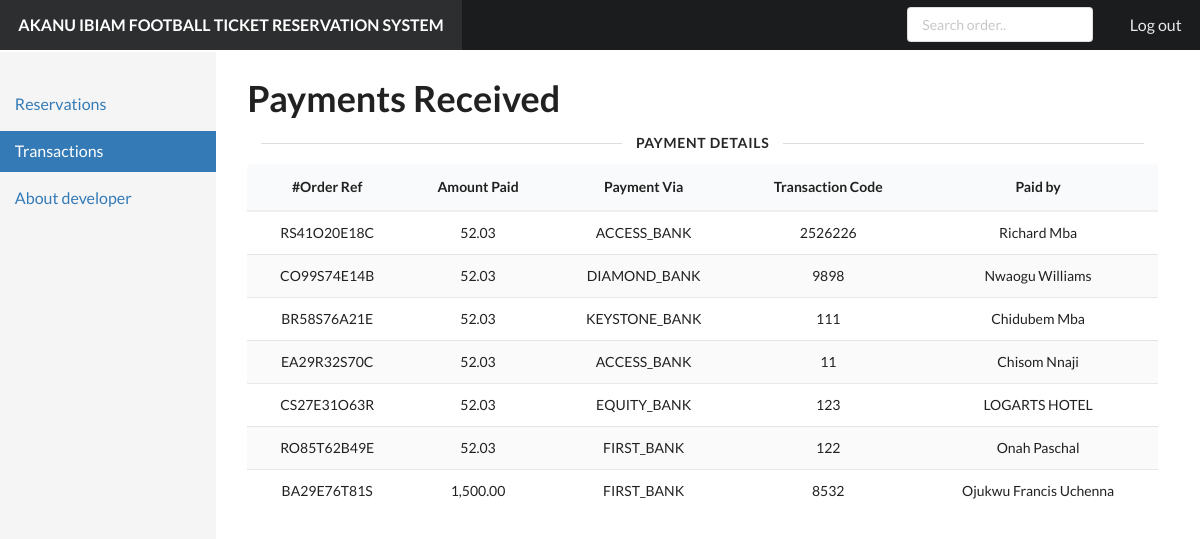
Screenshot of /loginpage/admin/transactions.php (signed in) with the database file from the repository.
### tables this page shows
CREATE TABLE `booking_details` (
  `order_ref` varchar(255) NOT NULL,
  `fullname` varchar(120) NOT NULL,
  `contact` varchar(40) DEFAULT NULL,
  `gender` varchar(40) DEFAULT NULL,
  `class_reserved` varchar(255) NOT NULL,
  `destination` varchar(180) NOT NULL,
  `seats_reserved` varchar(50) NOT NULL DEFAULT '1',
  `date_reserved` varchar(50) DEFAULT NULL,
  `transaction_id` varchar(190) NOT NULL,
  `account` varchar(130) NOT NULL,
  `amount` varchar(50) NOT NULL
);

### loginpage/admin/transactions.php (the view, shortened to what this page needs)
<!DOCTYPE html>
<html>
<head>
  <link href="static/dist/semantic-ui/semantic.min.css" rel="stylesheet" type="text/css" />
  <link href="static/stylesheets/default.css" rel="stylesheet" type="text/css" />
  <link href="static/stylesheets/pandoc-code-highlight.css" rel="stylesheet" type="text/css" />
</head>
<body>
  <div class="ui inverted huge borderless fixed fluid menu">
    <a class="header item">AKANU IBIAM FOOTBALL TICKET RESERVATION SYSTEM</a>
    <div class="right menu">
      <div class="item">
        <div class="ui small input">
          <form>
            <input placeholder="Search order.." name="search" />
          </form>
        </div>
      </div>
      <a class="item" href="logout.php">Log out</a>
    </div>
  </div>
  <div class="ui grid">
    <div class="row">
      <div class="column" id="sidebar">
        <div class="ui secondary vertical fluid menu">
          <a class="item" href="bookings.php">Reservations</a><a class="item active" href="transactions.php">Transactions</a>
          <a class="item" href="developer.php">About developer</a>
        </div>
      </div>
      <div class="column" id="content" style="display:none">
        <div class="ui grid">
          <div class="row">
            <h1 class="ui huge header">Payments Received</h1>
          </div>
          <div class="ui horizontal divider"> Payment Details</div>
          <div class="row">
            <table class="ui line striped selectable center aligned  table">
              <thead>
                <tr>
                  <th>#Order Ref</th>
                  <th>Amount Paid</th>
                  <th>Payment Via</th>
                  <th>Transaction Code</th>
                  <th>Paid by</th>
                </tr>
              </thead>
              <tbody>
                <?php
                if (isset($_GET['search'])) {
                  $search = $_GET['search'];
                  $data = mysqli_query($conn, "SELECT order_ref,fullname,amount,account,transaction_id FROM booking_details WHERE order_ref LIKE '%$search%' or transaction_id LIKE '%$search%' or account LIKE '%$search%' or fullname LIKE '%$search%'");
                } else {
                  $data = mysqli_query($conn, "SELECT order_ref,fullname,amount,account,transaction_id FROM booking_details");
                }
                if (($data) && (mysqli_num_rows($data) > 0)) {
                  while ($row = mysqli_fetch_assoc($data)) {
                    echo ("<tr><td>" . $row['order_ref'] . "</td><td>" . $row['amount'] . "</td><td>" . $row['account'] . "</td><td>" . $row['transaction_id'] . "</td><td>" . $row['fullname'] . "</td></tr>");
                  }
                } else {
                  echo "<tr><td colspan='5'>No records match found! </td></tr>";
                }
                ?>
              </tbody>
            </table>
          </div>
        </div>
      </div>
    </div>
  </div>
</body>
</html>

### loginpage/admin/static/stylesheets/default.css (style rules this page uses)
body { -webkit-font-smoothing: antialiased; -moz-osx-font-smoothing: grayscale; text-rendering: optimizeLegibility; }
.ui.menu { border-radius: 0; box-shadow: none; margin-bottom: 0; -moz-font-feature-settings: "smcp" 0, "onum" 0; -ms-font-feature-settings: "smcp" 0, "onum" 0; -o-font-feature-settings: "smcp" 0, "onum" 0; -webkit-font-feature-settings: "smcp" 0, "onum" 0; font-feature-settings: "smcp" 0, "onum" 0; }
.ui.menu form { font-size: 14px; }
.ui.menu input { -moz-font-feature-settings: "smcp" 0, "onum" 0; -ms-font-feature-settings: "smcp" 0, "onum" 0; -o-font-feature-settings: "smcp" 0, "onum" 0; -webkit-font-feature-settings: "smcp" 0, "onum" 0; font-feature-settings: "smcp" 0, "onum" 0; font-size: 14px; }

### loginpage/admin/transactions.php (style rules this page uses)
body { display: relative; }
#sidebar { position: fixed; top: 51.8px; left: 0; bottom: 0; width: 18%; background-color: #f5f5f5; padding: 0px; }
#sidebar .ui.menu { margin: 2em 0 0; font-size: 16px; }
#sidebar .ui.menu>a.item { color: #337ab7; border-radius: 0 !important; }
#sidebar .ui.menu>a.item.active { background-color: #337ab7; color: white; border: none !important; }
#content { margin-left: 19%; width: 81%; margin-top: 3em; padding-left: 3em; float: left; }
#content>.ui.grid { padding-right: 4em; padding-bottom: 3em; }
#content h1 { font-size: 36px; }
#content .ui.divider:not(.hidden) { margin: 0; }
#content table.ui.table { border: none; }
#content table.ui.table thead th { border-bottom: 2px solid #eee !important; }

### rows the page displays
booking_details: order_ref "RS41O20E18C", amount "52.03", account "ACCESS_BANK", transaction "2526226", fullname "Richard Mba"
booking_details: order_ref "CO99S74E14B", amount "52.03", account "DIAMOND_BANK", transaction "9898", fullname "Nwaogu Williams"
booking_details: order_ref "BR58S76A21E", amount "52.03", account "KEYSTONE_BANK", transaction "111", fullname "Chidubem Mba"
booking_details: order_ref "EA29R32S70C", amount "52.03", account "ACCESS_BANK", transaction "11", fullname "Chisom Nnaji"
booking_details: order_ref "CS27E31O63R", amount "52.03", account "EQUITY_BANK", transaction "123", fullname "LOGARTS HOTEL"
booking_details: order_ref "RO85T62B49E", amount "52.03", account "FIRST_BANK", transaction "122", fullname "Onah Paschal"
booking_details: order_ref "BA29E76T81S", amount "1,500.00", account "FIRST_BANK", transaction "8532", fullname "Ojukwu Francis Uchenna"
